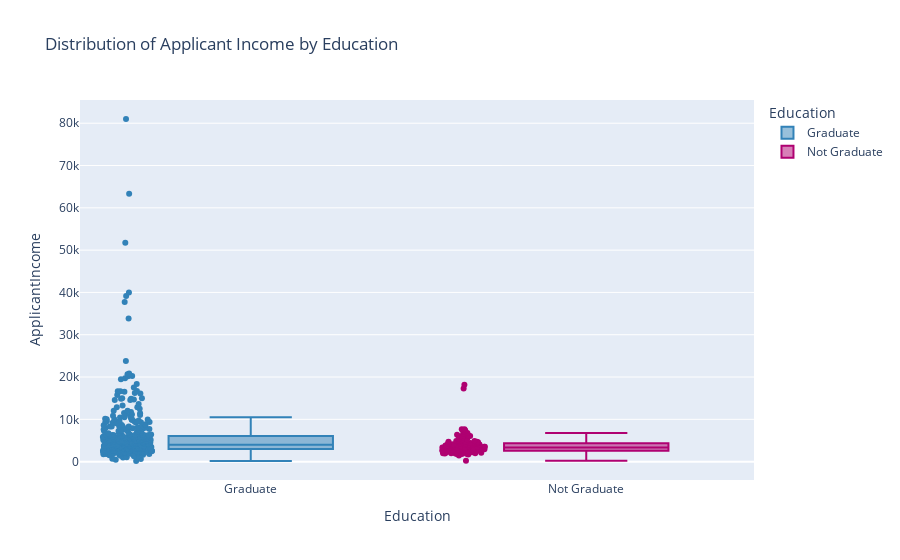

The notebook cell this image was saved under:
### Markdown cell above
- Applicants wwith no or 0 dependents make up more than hair og the total mortgage loans applied for. This colud be becouse they are typically individuals who are still starting out their lives and investing in their fisrt, if age of applicants was could be able to prove third hyptothensis by confirming their age distribution as that generally lower than 38. Individualy with ownership with maortgage loan from MortgageSolution.

### Code cell
px.box(df, y='ApplicantIncome', x='Education', color='Education',
    color_discrete_map={'Graduate': '#3282B8',
                        'Not Graduate': '#AF0171'}, points='all',
    title='Distribution of Applicant Income by Education')

### Figure 1 — Plotly figure (JSON) as saved in the notebook; plotly's stock layout.template omitted (floating-point values rounded to 4 significant figures; data arrays with more than 128 entries replaced by an {"elided": "..."} marker saying what was removed)
{"data": [{"alignmentgroup": "True", "boxpoints": "all", "hovertemplate": "Education=%{x}<br>ApplicantIncome=%{y}<extra></extra>", "legendgroup": "Graduate", "marker": {"color": "#3282B8"}, "name": "Graduate", "notched": false, "offsetgroup": "Graduate", "orientation": "v", "showlegend": true, "type": "box", "x": {"elided": "480 str values"}, "x0": " ", "xaxis": "x", "y": {"elided": "480 int values"}, "y0": " ", "yaxis": "y"}, {"alignmentgroup": "True", "boxpoints": "all", "hovertemplate": "Education=%{x}<br>ApplicantIncome=%{y}<extra></extra>", "legendgroup": "Not Graduate", "marker": {"color": "#AF0171"}, "name": "Not Graduate", "notched": false, "offsetgroup": "Not Graduate", "orientation": "v", "showlegend": true, "type": "box", "x": {"elided": "134 str values"}, "x0": " ", "xaxis": "x", "y": {"elided": "134 int values"}, "y0": " ", "yaxis": "y"}], "layout": {"boxmode": "overlay", "legend": {"title": {"text": "Education"}, "tracegroupgap": 0}, "title": {"text": "Distribution of Applicant Income by Education"}, "xaxis": {"anchor": "y", "categoryarray": ["Graduate", "Not Graduate"], "categoryorder": "array", "domain": [0, 1], "title": {"text": "Education"}}, "yaxis": {"anchor": "x", "domain": [0, 1], "title": {"text": "ApplicantIncome"}}}}
